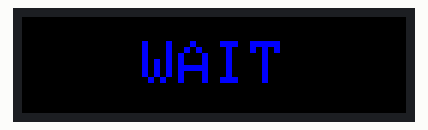
A sketch run on a simulated ESP32. On the bench: 64×16 colour display. What the sketch prints to the serial monitor is not drawn.

Above: at 1.2 s.

The sketch:

esp32_slave3_v9_0.ino
```cpp
/*
  ╔══════════════════════════════════════════════════════════════╗
  ║  Slave 3  v9.0  —  Shot Clock  TOP row  (label)             ║
  ║  Hardware : 2 × P10 panels in one row  →  64 × 16 px        ║
  ╠══════════════════════════════════════════════════════════════╣
  ║  Displays "SHOT CLOCK" label, same colour as Slave 4:       ║
  ║    shot > 5 s  →  BLUE                                      ║
  ║    shot ≤ 5 s  →  RED  (urgent)                            ║
  ║                                                              ║
  ║  Combined with Slave 4 (bottom row):                        ║
  ║   ┌──────────────────────────────────┐                      ║
  ║   │         SHOT CLOCK               │  ← Slave 3 (this)   ║
  ║   │              2.2                 │  ← Slave 4           ║
  ║   └──────────────────────────────────┘                      ║
  ║                                                              ║
  ║  Scan : polled from loop() — timer ISR removed to prevent   ║
  ║         ESP-NOW + ISR flash conflict                        ║
  ╚══════════════════════════════════════════════════════════════╝
*/

#define PxMATRIX_SPI_FREQUENCY 10000000
#include <PxMatrix.h>
#include <esp_now.h>
#include <WiFi.h>
#include "esp_wifi.h"

// ── Pins ──────────────────────────────────────────────────────────────────────
#define P_LAT  5
#define P_A   19
#define P_B   23
#define P_C   18
#define P_OE   4

// 2 panels in a single row = 64 wide × 16 tall
PxMATRIX display(64, 16, P_LAT, P_OE, P_A, P_B, P_C);

uint8_t  display_draw_time = 30;
uint16_t C_BLACK, C_BLUE, C_RED;

// ── Polled scan ───────────────────────────────────────────────────────────────
static unsigned long lastScan = 0;
void scanIfNeeded() {
    unsigned long now = micros();
    if ((long)(now - lastScan) >= 2000) {
        display.display(display_draw_time);
        lastScan = now;
    }
}
void waitMs(long ms) {
    long end = (long)millis() + ms;
    while ((long)(millis() - end) < 0) scanIfNeeded();
}

// ── BoardData  (must match master exactly) ────────────────────────────────────
typedef struct __attribute__((packed)) {
    char eventName[32];
    char teamA[16];
    char teamB[16];
    int  scoreA, scoreB, clockSecs, clockTenths, quarter;
    char possession;
    int  foulsA, foulsB, timeoutsA, timeoutsB, screenMask;
    int  clockRunning, shotSecs, shotTenths, shotRunning, eventScroll;
} BoardData;

BoardData     rxBuf;
volatile bool newData   = false;
bool          connected = false;

void onReceive(const uint8_t* mac, const uint8_t* data, int len) {
    if (len == sizeof(BoardData)) {
        memcpy(&rxBuf, data, sizeof(rxBuf));
        newData = true;
    }
}

// ── Draw label row ────────────────────────────────────────────────────────────
//   "SHOT CLOCK" = 10 chars × 6 px = 60 px at size 1
//   Centre in 64 px → x = (64-60)/2 = 2
//   Centre vertically in 16 px (font 8 px tall) → y = (16-8)/2 = 4
void drawLabel(int secs) {
    display.fillRect(0, 0, 64, 16, C_BLACK);
    display.setTextWrap(false);
    display.setTextSize(1);
    display.setTextColor((secs <= 5) ? C_RED : C_BLUE);
    display.setCursor(2, 4);
    display.print("SHOT CLOCK");
}

// ── WAIT screen ───────────────────────────────────────────────────────────────
//   "WAIT" = 4 chars × 6 px = 24 px  →  centre x = (64-24)/2 = 20
void showWait() {
    display.fillRect(0, 0, 64, 16, C_BLACK);
    display.setTextWrap(false);
    display.setTextSize(1);
    display.setTextColor(C_BLUE);
    display.setCursor(20, 4);
    display.print("WAIT");
}

// ── Setup ─────────────────────────────────────────────────────────────────────
void setup() {
    delay(1000);
    Serial.begin(115200);

    display.begin(8);
    delay(100);

    C_BLACK = display.color565(  0,   0,   0);
    C_BLUE  = display.color565(  0,   0, 255);  // swap to (255,0,0) if red appears
    C_RED   = display.color565(255,   0,   0);  // swap to (0,0,255) if blue appears

    display.clearDisplay();
    display.setBrightness(150);
    display.setTextWrap(false);
    display.setRotation(0);

    showWait();

    WiFi.mode(WIFI_STA);
    esp_wifi_set_ps(WIFI_PS_NONE);
    Serial.print("Slave3 MAC: ");
    Serial.println(WiFi.macAddress());
    memset(&rxBuf, 0, sizeof(rxBuf));

    if (esp_now_init() != ESP_OK) {
        Serial.println("ESP-NOW FAILED");
    } else {
        esp_now_register_recv_cb(onReceive);
        Serial.println("Slave 3 v9.0 ready — 64x16 label row");
    }
}

// ── Loop ──────────────────────────────────────────────────────────────────────
void loop() {
    scanIfNeeded();

    if (!newData) return;
    newData = false;

    if (!connected) {
        connected = true;
        Serial.println("Master connected");
    }

    drawLabel(rxBuf.shotSecs);
}
```
